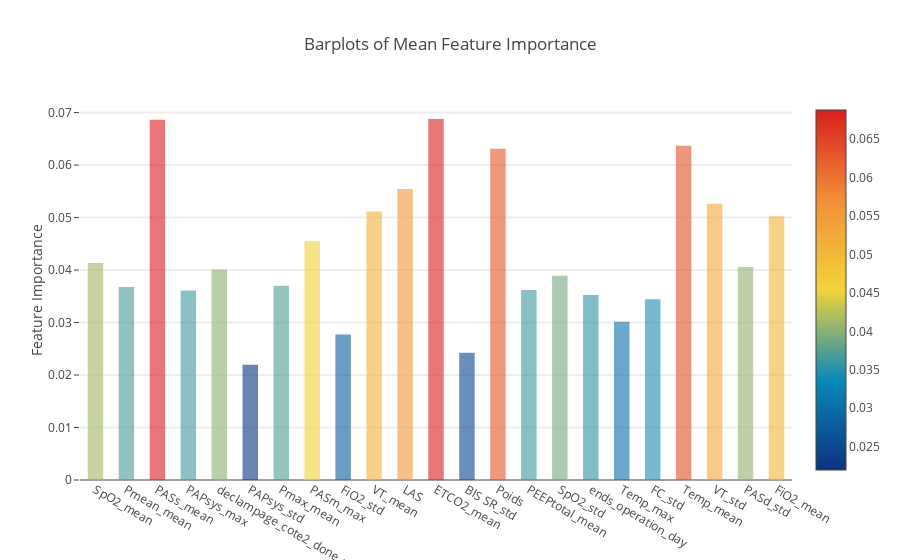

The notebook cell this image was saved under:
### Code cell
y = feature_dataframe['mean'].values
x = feature_dataframe['features'].values
data = [go.Bar(
            x= x,
             y= y,
            width = 0.5,
            marker=dict(
               color = feature_dataframe['mean'].values,
            colorscale='Portland',
            showscale=True,
            reversescale = False
            ),
            opacity=0.6
        )]

layout= go.Layout(
    autosize= True,
    title= 'Barplots of Mean Feature Importance',
    hovermode= 'closest',
#     xaxis= dict(
#         title= 'Pop',
#         ticklen= 5,
#         zeroline= False,
#         gridwidth= 2,
#     ),
    yaxis=dict(
        title= 'Feature Importance',
        ticklen= 5,
        gridwidth= 2
    ),
    showlegend= False
)
fig = go.Figure(data=data, layout=layout)
py.iplot(fig, filename='bar-direct-labels')

### Figure 1 — Plotly figure (JSON) as saved in the notebook; plotly's stock layout.template omitted (floating-point values rounded to 4 significant figures)
{"data": [{"marker": {"color": [0.04135, 0.03677, 0.06863, 0.03613, 0.04011, 0.02197, 0.03699, 0.0455, 0.02773, 0.05116, 0.05543, 0.06878, 0.02426, 0.06309, 0.0362, 0.03891, 0.03527, 0.03016, 0.03445, 0.06367, 0.05264, 0.04056, 0.05027], "colorscale": "Portland", "reversescale": false, "showscale": true}, "opacity": 0.6, "type": "bar", "uid": "e3b4d855-b3fd-439b-9deb-5757e83c9f40", "width": 0.5, "x": ["SpO2_mean", "Pmean_mean", "PASs_mean", "PAPsys_max", "declampage_cote2_done_mean", "PAPsys_std", "Pmax_mean", "PASm_max", "FiO2_std", "VT_mean", "LAS", "ETCO2_mean", "BIS SR_std", "Poids", "PEEPtotal_mean", "SpO2_std", "ends_operation_day", "Temp_max", "FC_std", "Temp_mean", "VT_std", "PASd_std", "FiO2_mean"], "y": [0.04135, 0.03677, 0.06863, 0.03613, 0.04011, 0.02197, 0.03699, 0.0455, 0.02773, 0.05116, 0.05543, 0.06878, 0.02426, 0.06309, 0.0362, 0.03891, 0.03527, 0.03016, 0.03445, 0.06367, 0.05264, 0.04056, 0.05027]}], "layout": {"autosize": true, "hovermode": "closest", "showlegend": false, "title": {"text": "Barplots of Mean Feature Importance"}, "yaxis": {"gridwidth": 2, "ticklen": 5, "title": {"text": "Feature Importance"}}}}
